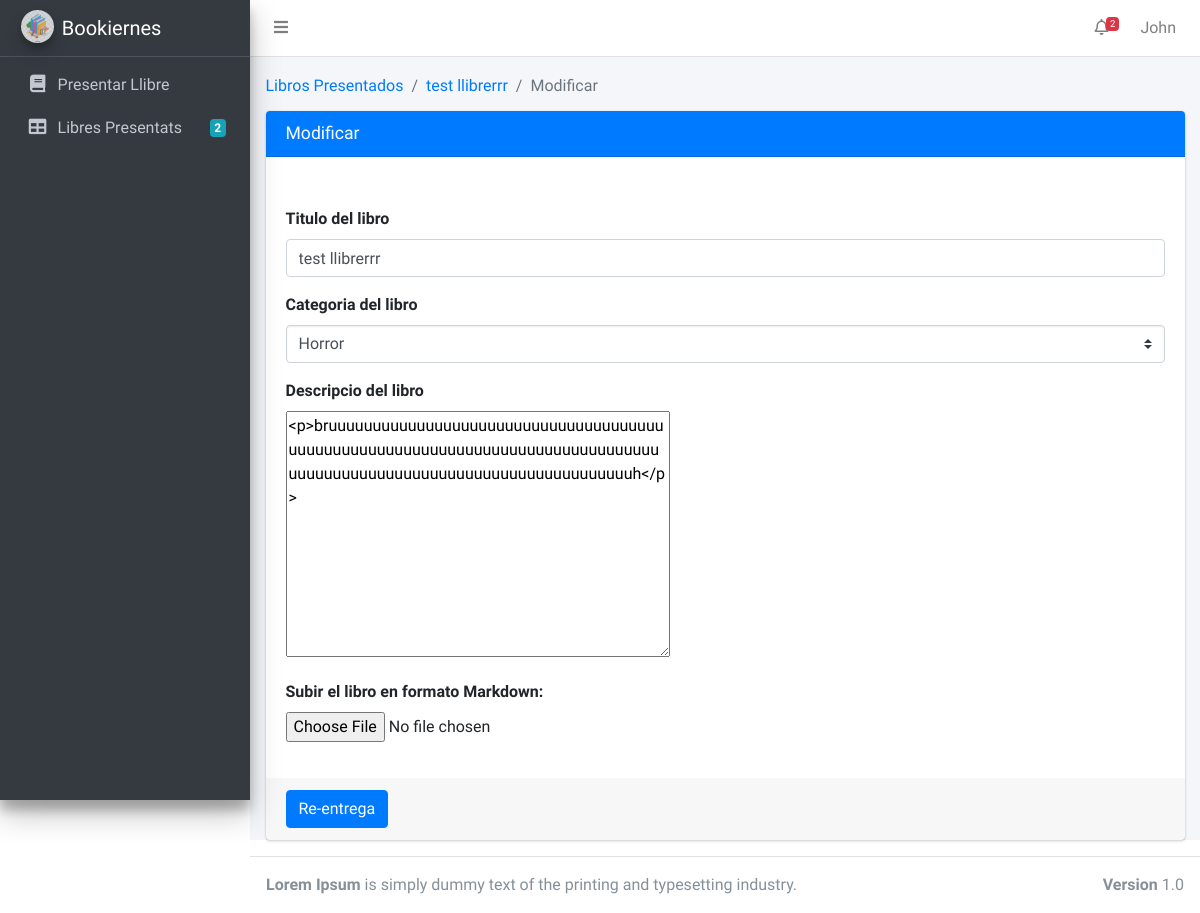
Before: /writer_published/edit_book/1/ (signed in) with the older database file.
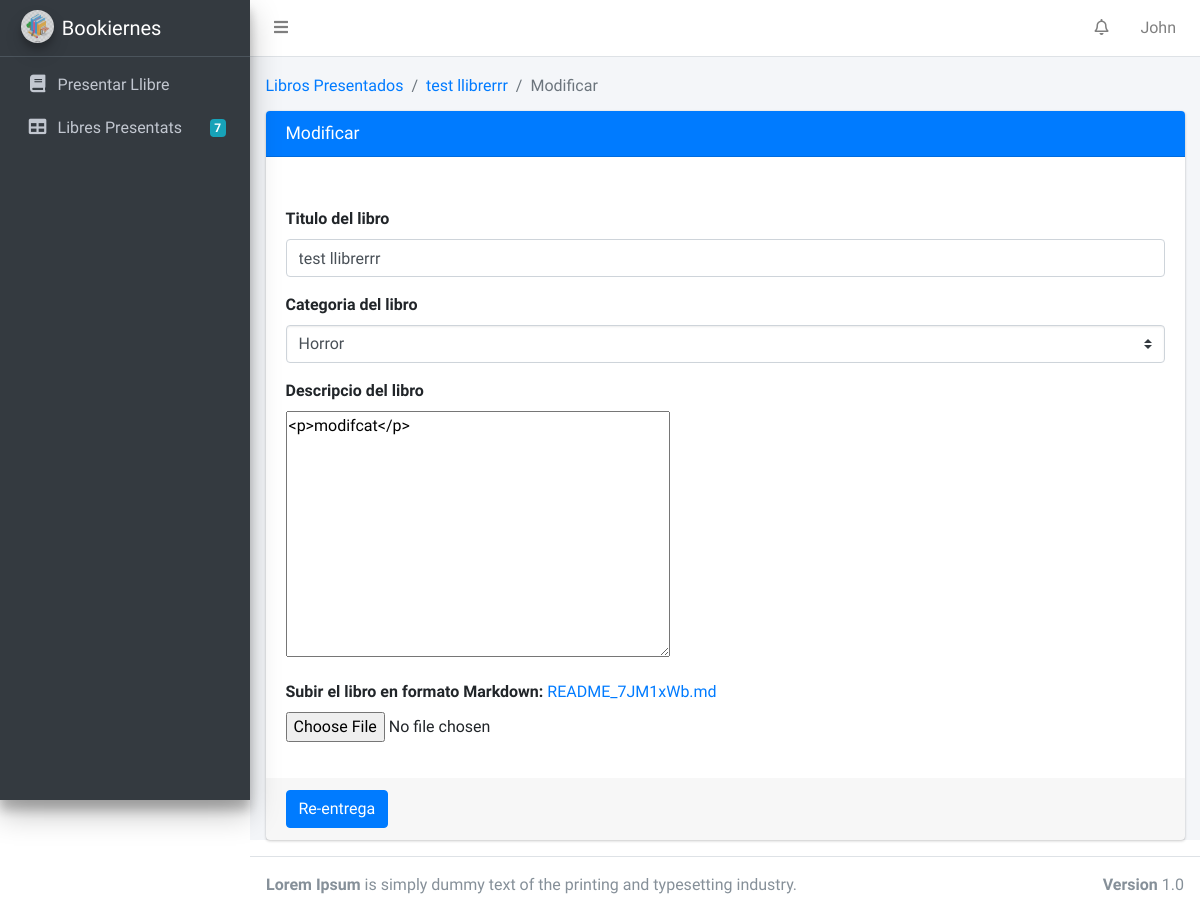
After: the same page with the newer database file.
### BookiernesApp/models.py (models this page shows, shortened)
class User(AbstractUser):
    USER_TYPE_CHOICES = [('writer', 'Escritor'), ('editor', 'Editor'), ('main_editor', 'Escriptor principal'), ]
    user_type = models.CharField(
        max_length=255,
        choices=USER_TYPE_CHOICES,
        default='writer',
    )
    path_profile_photo = models.FileField(upload_to='profile_photo', null=True, blank=True)
    def get_user_type_name(self):
        return dict(self.USER_TYPE_CHOICES)[self.user_type]

class Writer(models.Model):
    user = models.OneToOneField(User, on_delete=models.CASCADE, null=True, related_name='writer_profile')
    name = models.CharField(max_length=255)
    def get_presented_books(self):
        return Book.objects.all().filter(author=self)

class Book(models.Model):
    BOOK_STATUSES = [('presented', 'Presentat'), ('revised', 'Revisat'), ('modifying', 'Modificant'),
                     ('accepted', 'Aceptat'), ('rejected', 'Rebutjat'), ('published', 'Publicat'),
                     ('new_version', 'New Version')]
    title = models.CharField(null=True, max_length=255, blank=True)
    author = models.ForeignKey(Writer, null=True, on_delete=models.PROTECT, blank=True)
    assigned_to = models.ForeignKey(Editor, null=True, on_delete=models.PROTECT, related_name='books_assigned',
                                    blank=True)
    book_status = models.CharField(null=True, max_length=255, choices=BOOK_STATUSES, blank=True)
    description = models.TextField(null=True, blank=True)
    theme = models.ForeignKey(Theme, null=True, on_delete=models.PROTECT, related_name='books_themes', blank=True)
    path = models.FileField(upload_to='book', null=True, blank=True)
    main_editor_comment = models.TextField(null=True, blank=True)

### BookiernesApp/views/writer_views.py (the view, shortened to what this page needs)
# urls.py: url(r'^writer_published/edit_book/(?P<pk>\d+)/$', login_required(Edit_Book.as_view()), name='writer_modify_a_book'),
@method_decorator([login_required, writer_required], name='dispatch')
class Edit_Book(SuccessMessageMixin, UpdateView):
    model = Book
    template_name = 'html_templates/Escriptor/Escriptor_LibroModifca.html'
    form_class = Edit_Book
    def get_initial(self, *args, **kwargs):
        initial = super(Edit_Book, self).get_initial(**kwargs)
        initial['book_status'] = 'modifying'
        return initial
    def get_context_data(self, **kwargs):
        try:
            context = super().get_context_data(**kwargs)
            author = Writer.objects.get(user_id=self.request.user.id)
            book = Book.objects.get(Q(author_id=author) & Q(pk=self.kwargs['pk']))
            notification = Notification.objects.filter(destination_user_id=self.request.user.id)
            context['notification_numbers'] = notification.count()
            context['notifications'] = notification
            if book.assigned_to == None:
                raise Http404("I can't access this page.")
            context['book'] = book
            context['book_numbers'] = Book.objects.count()
            book_path = str(book.path).split("/")
            context['path'] = book_path[len(book_path) - 1]
            return context
        except:
            raise Http404("I can't access this page.")

### BookiernesApp/forms/book_forms.py
class Edit_Book(forms.ModelForm):
    class Meta:
        model = Book
        fields = ['author','title','theme','description','path','book_status']
        widgets = {
            'author': forms.TextInput(
                attrs = {
                    'class':'invisible',
                }
            ),
            'title': forms.TextInput(
                attrs = {
                    'class':'form-control',
                    'id':'titleCheck',
                }
            ),
            'theme': forms.Select(
                attrs = {
                    'class':'custom-select',
                }
            ),
            'description': forms.Textarea(
                attrs = {
                    'name':'content',
                    'id':'editor',
                }
            ),
            'path': forms.FileInput(
                attrs = {
                    'accept':'.md',
                }
            ),
            'book_status': forms.TextInput(
                attrs = {
                    'class':'invisible',
                }
            ),
        }

### BookiernesApp/models.py (called while the page is built)
    def __str__(self):
        return str(self.name)

### BookiernesApp/templates/html_templates/Escriptor/Escriptor_LibroModifca.html (shortened to what this page needs)
{% extends "html_templates/Blocks/Base.html" %}
{% block head %}
    <link rel="stylesheet" href="../../../static/BookiernesApp/css/all.min.css">
    <link rel="stylesheet" href="https://use.fontawesome.com/releases/v5.7.0/css/all.css"
>
    <link rel="stylesheet" href="../../../static/BookiernesApp/css/adminlte.min.css">
{% endblock %}
{% block content %}
  <div class="content-wrapper">
    <div class="content-header">
      <div class="container-fluid">
        <ol class="breadcrumb float-sm-left">
            <li class="breadcrumb-item"><a href="{% url 'BookiernesApp:writer_published_books' %}">Libros Presentados</a></li>
            <li class="breadcrumb-item active"> <a href="{% url 'BookiernesApp:books' book.id %}"> {{book.title}}</a> </li>
            <li class="breadcrumb-item active">  Modificar </li>
      </ol>
      </div>
    </div>
<br>
    <section class="content">
        <div class="container-fluid">
              <div class="card card-primary">
                <div class="card-header">
                  <h3 class="card-title">Modificar</h3>
                </div>
                <form method="POST"  enctype="multipart/form-data" novalidate>
                  <div class="card-body">
                    <div class="form-group">
                      <label >Titulo del libro</label>
                     {{form.title}}
                    </div>
                    <div class="form-group">
                      <label >Categoria del libro</label>
                      {{form.theme}}
                    </div>
                    <div class="form-group">
                        <label >Descripcio del libro</label>
                        {{form.description}}
                      </div>
                    <div class="form-group">
                      <label >Subir el libro en formato Markdown:</label> <a href="/media/{{book.path}}" download> {{path}} </a>
                      <div class="input-group">
                        {{form.path}}
                      </div>
                    </div>
                  </div>
                  <div class="card-footer">
                    <button type="submit" class="btn btn-primary">Re-entrega</button>
                  </div>
                </form>
              </div>
        </div>
    </section>
  </div>
{% endblock %}

### BookiernesApp/templates/html_templates/Blocks/Base.html (shortened to what this page needs)
<!DOCTYPE html>
<html lang="en">
<head>
    {% block head %}
    {% endblock %}
</head>
<body class="hold-transition sidebar-mini layout-fixed">
<div class="wrapper">
    <nav class="main-header navbar navbar-expand navbar-white navbar-light">
        <ul class="navbar-nav">
            <li class="nav-item">
                <a class="nav-link" data-widget="pushmenu" href="#" role="button"><i class="fas fa-bars"></i></a>
            </li>
        </ul>
        <ul class="navbar-nav ml-auto">
            <li class="nav-item dropdown">
                <a class="nav-link" data-toggle="dropdown" href="#">
                    <i class="far fa-bell"></i>
                    {% if user.destination_user_notifications.count > 0 %}
                        <span class="badge badge-danger navbar-badge"> {{ user.destination_user_notifications.count }} </span>
                    {% endif %}
                </a>
            </li>
            <li class="nav-item dropdown">
                <a class="nav-link" data-toggle="dropdown" href="#">
                    {{ user.first_name }}
                </a>
            </li>
        </ul>
    </nav>
    <aside class="main-sidebar sidebar-dark-primary elevation-4">
        <a href="#" class="brand-link">
            <img src="../../../static/BookiernesApp/img/logo_Bookiernes.png" alt="Bookiernes Logo"
                 class="brand-image img-circle elevation-3" style="opacity: .8">
            <span class="brand-text font-weight-light">Bookiernes</span>
        </a>
        <div class="sidebar">
            <nav class="mt-2">
                <ul class="nav nav-pills nav-sidebar flex-column" data-widget="treeview" role="menu"
                    data-accordion="false">
                    {% if  user.user_type == 'writer' %}
                        <li class="nav-item">
                            <a href="{% url 'BookiernesApp:writer_publish_book' %}" class="nav-link">
                                <i class="nav-icon fas fa-book"></i>
                                <p>
                                    Presentar Llibre
                                </p>
                            </a>
                        </li>
                        <li class="nav-item">
                            <a href="{% url 'BookiernesApp:writer_published_books' %}" class="nav-link">
                                <i class="nav-icon fas fa-table"></i>
                                <p>
                                    Libres Presentats
                                    {% if user.writer_profile.get_presented_books.count > 0 %}
                                        <span class="badge badge-info right">{{ user.writer_profile.get_presented_books.count }}</span>
                                    {% endif %}
                                </p>
                            </a>
                        </li>
                    {% endif %}
                </ul>
            </nav>
        </div>
    </aside>
    {% block content %}
    {% endblock %}
    <footer class="main-footer">
        <strong>Lorem Ipsum</strong>
        is simply dummy text of the printing and typesetting industry.
        <div class="float-right d-none d-sm-inline-block">
            <strong>Version</strong> 1.0
        </div>
    </footer>
</div>
</body>
</html>

Changed rows visible on the page:
changed User "John": writer_profile.get_presented_books.count "2" → "7"; destination_user_notifications.count "2" → (not shown)
changed Book "test llibrerrr": description "<p>bruuuuuuuuuuuuuuuuuuuuuuuuuuuuuuuuuuuuuuuuuuuuuuuuuuuuuuuuuuuuuuuuuuuuuuuuuuuuuuuuuuuuuuuuuuuuuuuuuuuuuuuuuuuuuuuuuuuuuuuh</p>" → "<p>modifcat</p>"; path empty → "book/README_7JM1xWb.md" (drawn)
Other visible differences:
{{ path }}: (not shown) → "README_7JM1xWb.md"
